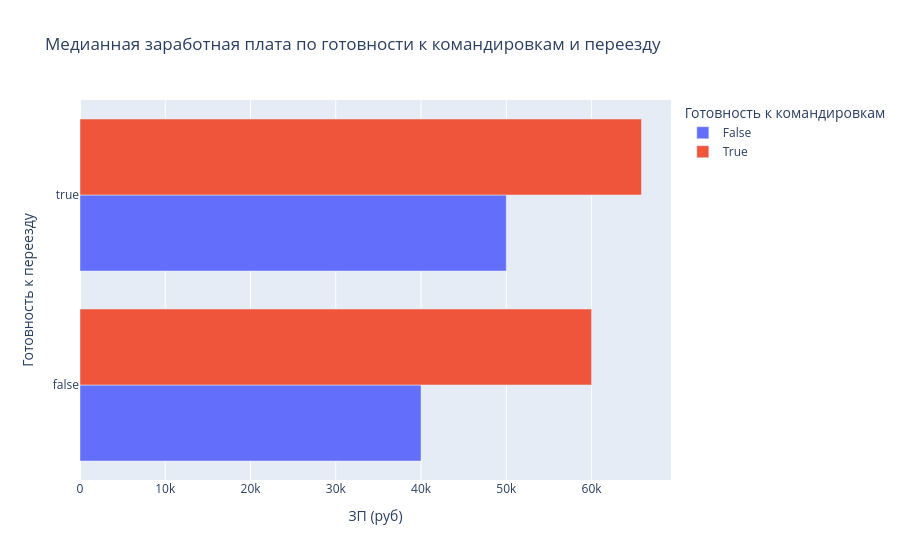

Notebook code for this chart:
### Markdown cell above
Построим **многоуровневую столбчатую диаграмму**, которая показывает зависимость медианной заработной платы (**"ЗП (руб)"**) от признаков **"Готовность к переезду"** и **"Готовность к командировкам"**.

### Code cell
bar_data = resume_data.groupby(['Готовность к переезду', 'Готовность к командировкам'], as_index=False)['ЗП (руб)'].median()
fig = px.bar(
    bar_data,
    x='ЗП (руб)',
    y='Готовность к переезду',
    barmode='group',
    color='Готовность к командировкам',
    orientation='h',
    title='Медианная заработная плата по готовности к командировкам и переезду'
)
fig.show()
fig.write_html("Data/Figure6.html")

### Figure 1 — Plotly figure (JSON) as saved in the notebook; plotly's stock layout.template omitted (floating-point values rounded to 4 significant figures)
{"data": [{"alignmentgroup": "True", "hovertemplate": "Готовность к командировкам=False<br>ЗП (руб)=%{x}<br>Готовность к переезду=%{y}<extra></extra>", "legendgroup": "False", "marker": {"color": "#636efa", "pattern": {"shape": ""}}, "name": "False", "offsetgroup": "False", "orientation": "h", "showlegend": true, "textposition": "auto", "type": "bar", "x": [40000, 50000], "xaxis": "x", "y": [false, true], "yaxis": "y"}, {"alignmentgroup": "True", "hovertemplate": "Готовность к командировкам=True<br>ЗП (руб)=%{x}<br>Готовность к переезду=%{y}<extra></extra>", "legendgroup": "True", "marker": {"color": "#EF553B", "pattern": {"shape": ""}}, "name": "True", "offsetgroup": "True", "orientation": "h", "showlegend": true, "textposition": "auto", "type": "bar", "x": [60000, 65850.0], "xaxis": "x", "y": [false, true], "yaxis": "y"}], "layout": {"barmode": "group", "legend": {"title": {"text": "Готовность к командировкам"}, "tracegroupgap": 0}, "title": {"text": "Медианная заработная плата по готовности к командировкам и переезду"}, "xaxis": {"anchor": "y", "domain": [0, 1], "title": {"text": "ЗП (руб)"}}, "yaxis": {"anchor": "x", "domain": [0, 1], "title": {"text": "Готовность к переезду"}}}}
